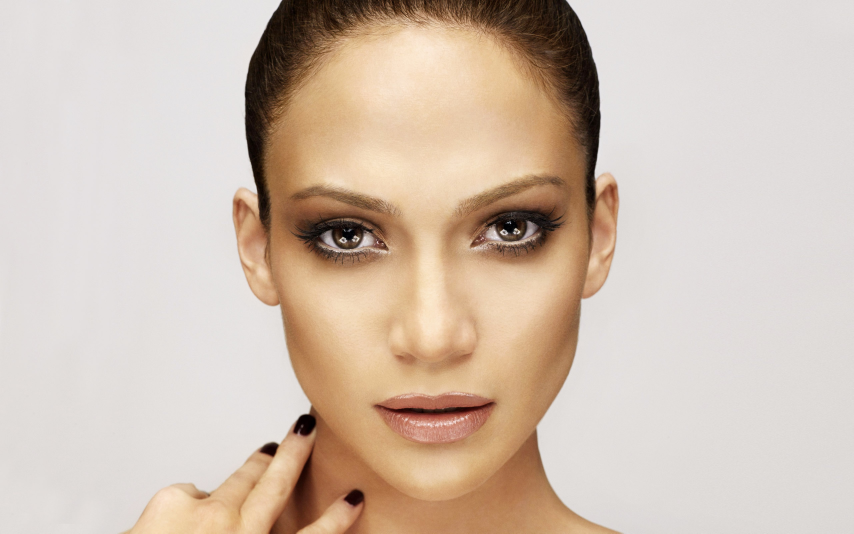
#> input picture input_image/3.jpg, 2560 x 1600 px (shown at 1/3 size)
$ python -i face_detection.py   (imports and definitions only)
#> lines starting #> are read from the running program, lines starting #| are printed output that depends on the picture; after the words box and inside, x2 and y2 are one past the last pixel; in counts of white or black regions, pixels touching at a corner belong together
#> further down, picture is the input picture: shape (1600, 2560, 3); mean B, G, R 178.3, 192.5, 209.6
import numpy as np
import cv2

face_cascade = cv2.CascadeClassifier('haarcascade_frontalface_default.xml')

def image_processing(img):

    # img=img.copy()
    img=cv2.resize(img, (400, 300),
               interpolation = cv2.INTER_NEAREST)
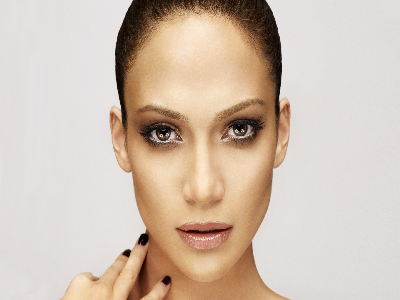
#> img: shape (300, 400, 3); mean of channels 0, 1, 2 178.3, 192.5, 209.5; drawn as B, G, R
    gray = cv2.cvtColor(img, cv2.COLOR_BGR2GRAY)
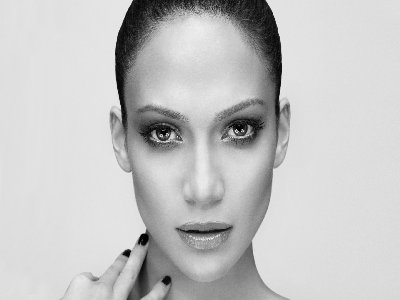
#> gray: shape (300, 400); min 0, max 246, mean 196

    faces = face_cascade.detectMultiScale(gray, 1.3, 5)
#> faces = [[95, 53, 224, 224]]
    for (x,y,w,h) in faces:
        img = cv2.rectangle(img,(x,y),(x+w,y+h),(255,0,0),2)
        roi_gray = gray[y:y+h, x:x+w]
        roi_color = img[y:y+h, x:x+w]
#> this loop made 1 pass
#> pass 1, in image_processing, `img = cv2.rectangle(img,(x,y),(x+w,y+h),(255,0,0),2)`:
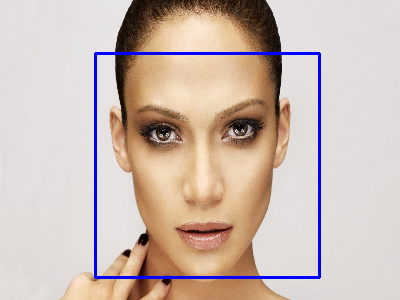
#> img: shape (300, 400, 3); 2.24% of pixels changed, all inside (x1, y1, x2, y2) = (94, 52, 321, 279); drawn as B, G, R
#> pass 1, in image_processing, `roi_gray = gray[y:y+h, x:x+w]`:
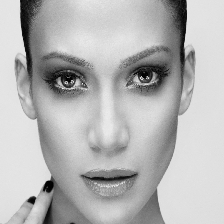
#> roi_gray: shape (224, 224); min 0, max 246, mean 181.1
#> pass 1, in image_processing, `roi_color = img[y:y+h, x:x+w]`:
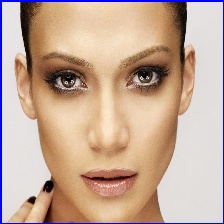
#> roi_color: shape (224, 224, 3); mean of channels 0, 1, 2 153.4, 170.4, 197.5; drawn as B, G, R

    return img

>>> import cv2
>>> picture = cv2.imread('input_image/3.jpg')
>>> result = image_processing(picture)
